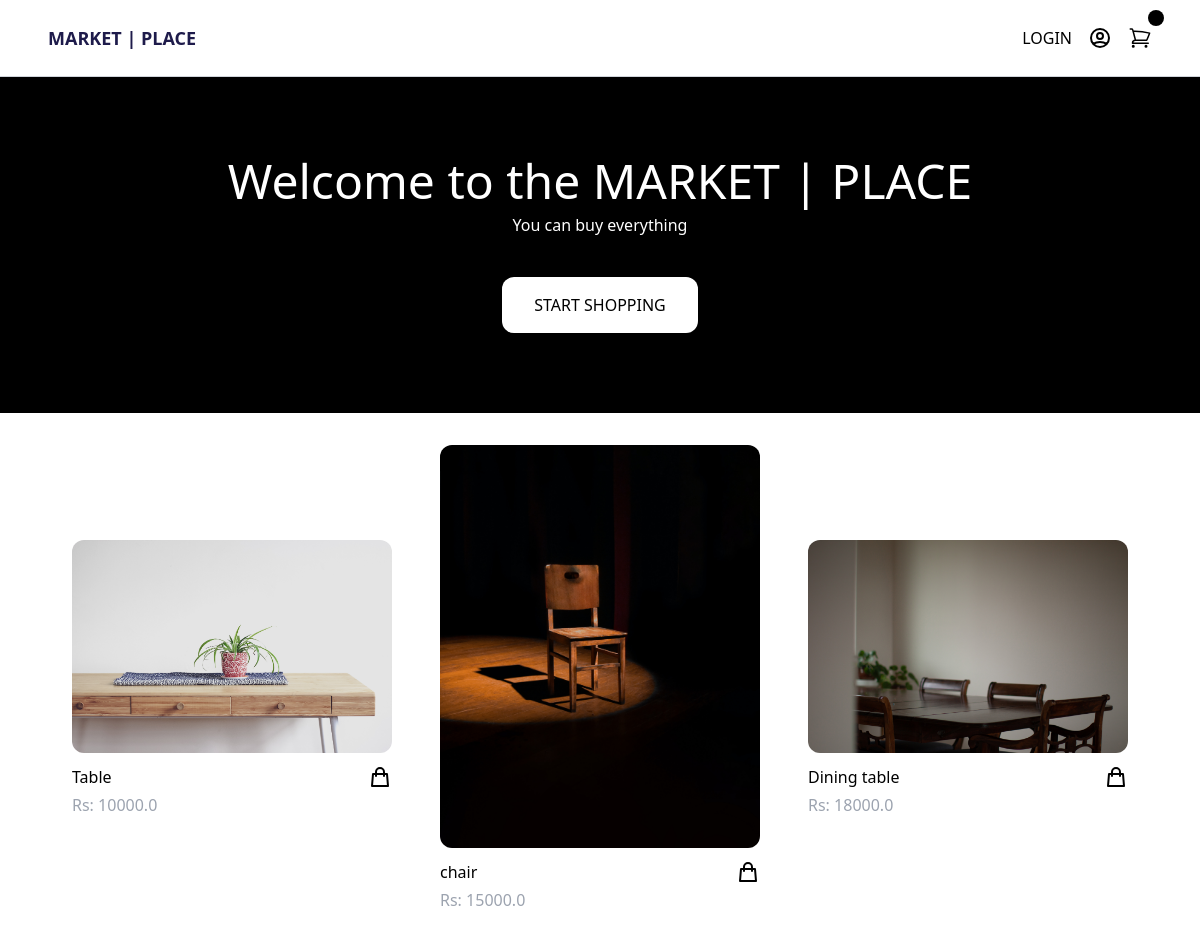
The page / on the database its author committed.
### store/models.py (models this page shows, shortened)
class Product(models.Model):
    name = models.CharField(max_length=255, null=True)
    price = models.FloatField()
    digital = models.BooleanField(default=False, null=True, blank=True)
    image = models.ImageField(blank=True, null=True)

### store/views.py (the view)
# urls.py: path('', views.main, name='main'),
def main(request):
    products = Product.objects.all()
    context = {'products': products}
    return render(request, 'store/main.html', context)

### store/templates/store/main.html
{% extends 'store/base.html' %}
{% block content %}
<header class="px-6 py-10 lg:py-20 bg-black">
    <div class="max-w-3xl mx-auto text-center">
        <p class="mb-2 text-3xl lg:text-5xl text-white">
             Welcome to the MARKET | PLACE </p>
        <p class="mb-10 text-white">
             You can buy everything
        </p>
        <a href="{% url 'store' %}" class="inline-block px-8 py-4 rounded-xl bg-white text-black hover:bg-gray-200">
           START SHOPPING
        </a>
    </div>
</header>
<div class="max-w-6xl mx-auto py-2 px-6 xl:px-0">
    <div class="products flex items-center flex-wrap">
        {% for product in products%}
        <div class="w-full md:w-1/3 xl:w-1/4 p-6 rounded-xl">
            <a href="#">
                <img src="{{ product.image.url }}" class="rounded-xl hover:shadow-lg">
            </a>
            <div class="pt-3 flex items-center justify-between">
                <a href="#">{{ product.name }}</a>
                <button data-product={{product.id}} data-action="add"
                    class="text-black-500 hover:text-gray-700 update-cart">
                    <svg xmlns="http://www.w3.org/2000/svg" class="h-6 w-6" fill="none" viewBox="0 0 24 24" stroke="currentColor">
                        <path stroke-linecap="round" stroke-linejoin="round" stroke-width="2" d="M16 11V7a4 4 0 00-8 0v4M5 9h14l1 12H4L5 9z" />
                    </svg>
                </button>
            </div>
            <p class="pt-1 text-gray-400">Rs: {{ product.price }}</p>
        </div>
        {% endfor %}
    </div>
</div>
{% endblock %}

### rows shown on the page
Product: image (picture), name "Table", price "10000.0"
Product: image (picture), name "chair", price "15000.0"
Product: image (picture), name "Dining table", price "18000.0"
